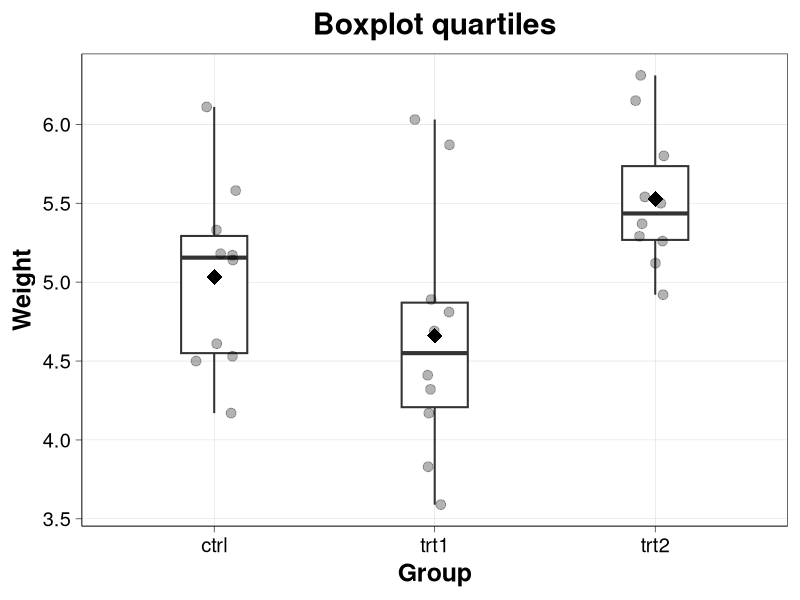

Generate this figure with R:
## ---- chunk 1
# Create the function quartiles
quartiles <- function(x) {
  r <- quantile(x, probs=c(0, 0.25, 0.5, 0.75, 1))
  names(r) <- c("ymin", "lower", "middle", "upper", "ymax")
  r
}

# Quartiles of weight per group
by(PlantGrowth$weight, INDICES = PlantGrowth$group, FUN = quartiles)

## ---- chunk 2

# Libraries
library(ggplot2)

# Plot
ggplot(data = PlantGrowth, aes(y=weight, x=group, width=0.3)) +
  stat_summary(fun.data = quartiles, geom="boxplot", size=0.7, fill="white") +
  stat_summary(fun.y = mean, geom = "point", shape=18, size=5) +
  geom_jitter(width = 0.1, height = 0, alpha=0.3, size=3) +
  theme_classic(base_size = 18) +
  guides(fill=guide_legend(title="Triplet")) +
  theme(axis.title.x = element_text(face="bold"),
        axis.title.y = element_text(face="bold"),
        legend.title = element_text(face="bold"),
        axis.text.x = element_text(colour = "Black"),
        axis.text.y = element_text(colour = "Black"),
        axis.ticks.x = element_line(colour = "Black", size = 0.2),
        axis.ticks.y = element_line(colour = "Black", size = 0.2),
        axis.line.x = element_line(size = 0.2),
        axis.line.y = element_line(size = 0.2),
        panel.border = element_rect(size = 0.2,color="black", fill=NA),
        plot.title = element_text(face="bold", hjust = 0.5),
        panel.grid.major = element_line(size = (0.1), colour="grey"),
        panel.grid.minor = element_blank()) +
  xlab("Group") +
  ylab("Weight") +
  ggtitle("Boxplot quartiles")

